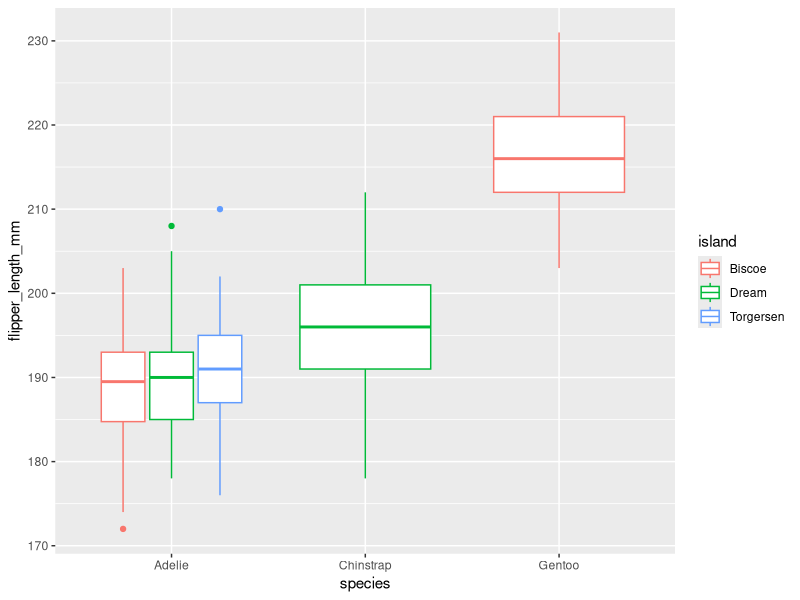
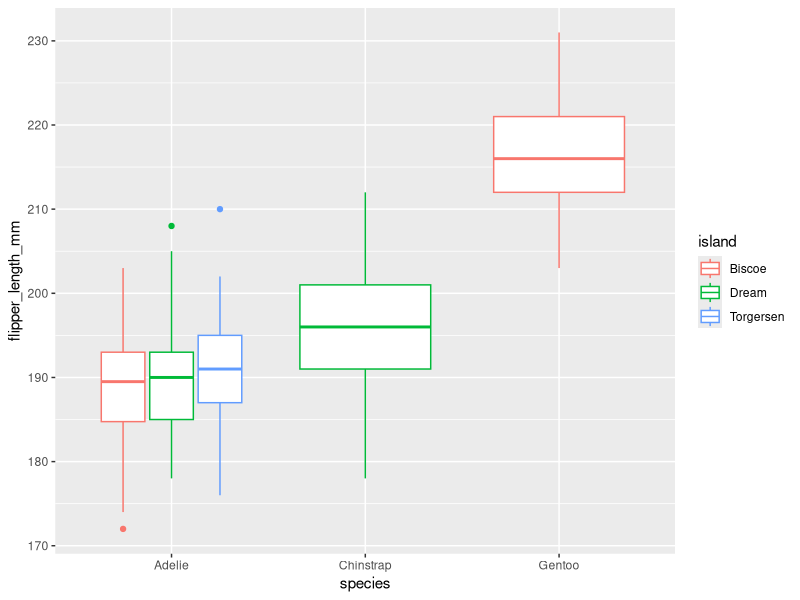
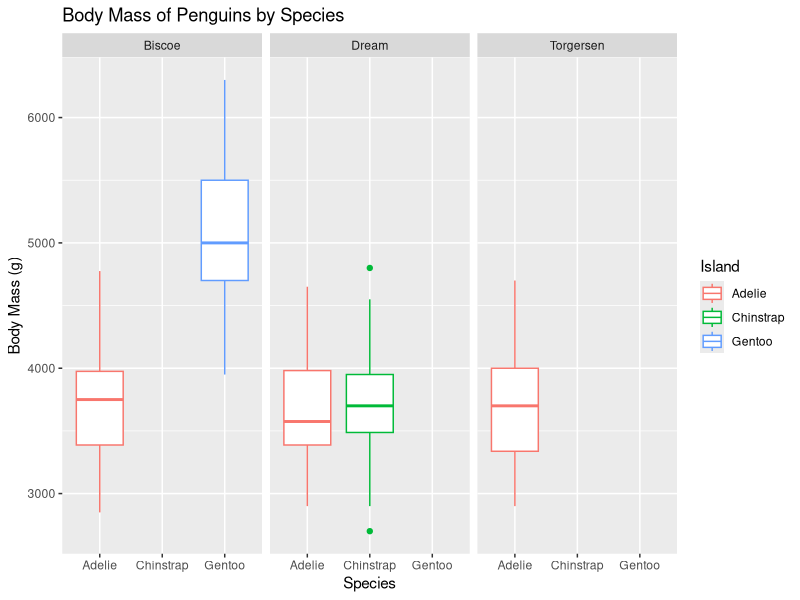

Write R code to recreate these figures, in order.
## ---- chunk 1
knitr::opts_chunk$set(echo = TRUE,
                      message = FALSE,
                      warning = FALSE,
                      fig.path = "../output/")
## ---- chunk 2
library(tidyverse)
library(here)
library(palmerpenguins) #our data
## ---- chunk 3
measurement_ratio <- function(x,y){ #simple function to return division
  ratio <- (x /y)
  return(ratio)
}
## ---- chunk 4
penguinsratio <- penguins %>% 
  mutate(length_depth_ratio = measurement_ratio(bill_length_mm, bill_depth_mm)) #first example

penguinsratio <-penguinsratio %>% #updating the same object
  mutate(flipper_bodymass_ratio = measurement_ratio(flipper_length_mm, body_mass_g)) #second example

head(penguinsratio)
## ---- chunk 5
penguins %>% 
  ggplot(aes(x=species, y=flipper_length_mm, color=island))+ #Plot used as the base of the function
  geom_boxplot() 
## ---- chunk 6
fplot <- function (data, x, y, z){ #replacing defined variables with x, y, or group)
    ggplot(data, aes(x={{x}}, y={{y}}, color={{z}}))+
   geom_boxplot()
}
## ---- chunk 7
fplot(data = penguins, x=species, y=flipper_length_mm, z=island)
## ---- chunk 8
fplot(data = penguins, x=species, y=body_mass_g, z=species)+ #Testing with body mass, color by species for simpler viewing
  facet_wrap(~island)+ #why we previously colored by species instead of island
  labs(x="Species", #adding labels as well
       y="Body Mass (g)",
       color= "Island",
       title="Body Mass of Penguins by Species")
  
